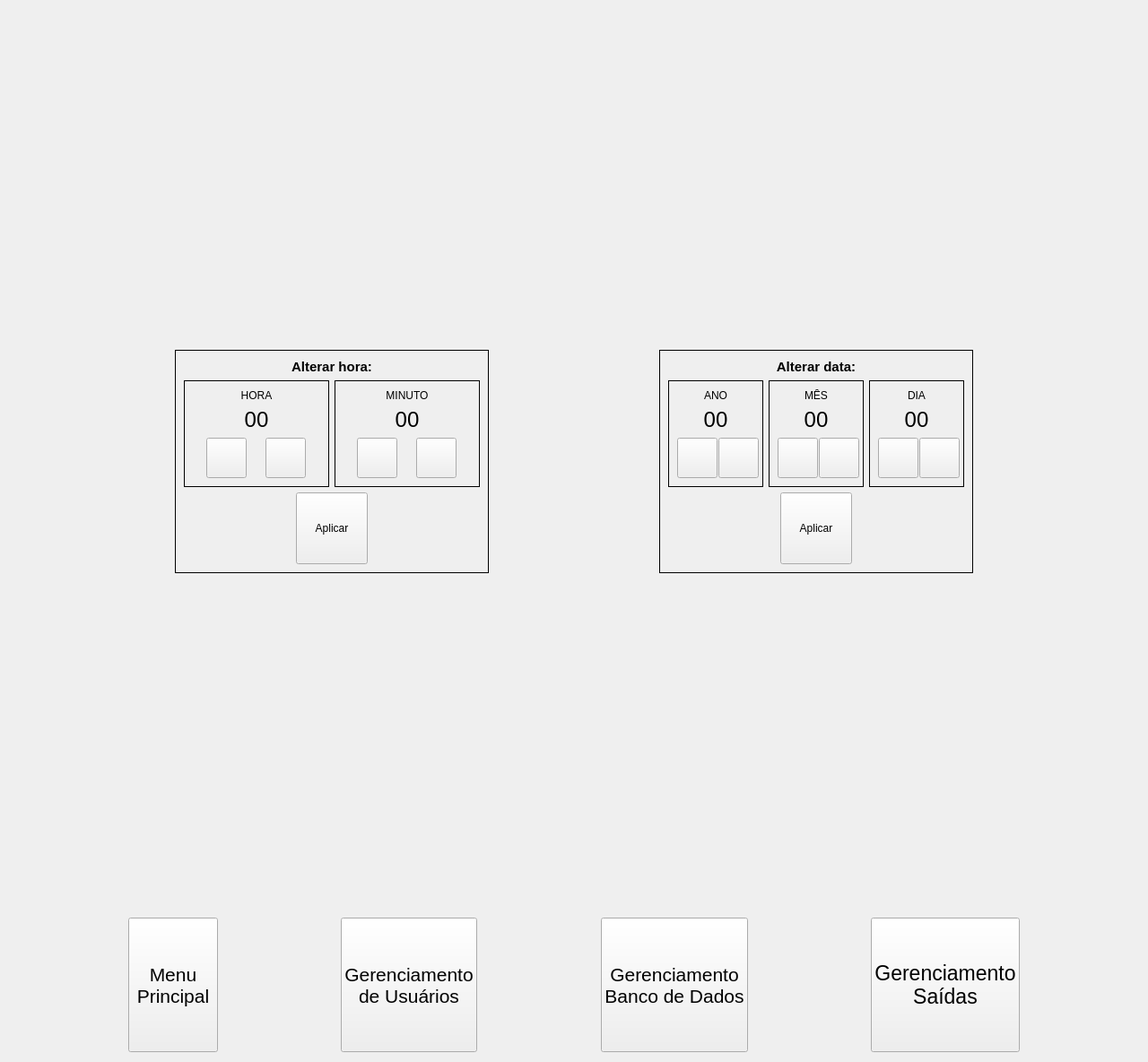
<?xml version="1.0" encoding="UTF-8"?>
<ui version="4.0">
 <class>FormConfigH</class>
 <widget class="QWidget" name="FormConfigH">
  <property name="geometry">
   <rect>
    <x>0</x>
    <y>0</y>
    <width>1280</width>
    <height>1184</height>
   </rect>
  </property>
  <property name="windowTitle">
   <string>Form</string>
  </property>
  <layout class="QVBoxLayout" name="verticalLayout_8">
   <item>
    <spacer name="verticalSpacer_2">
     <property name="orientation">
      <enum>Qt::Vertical</enum>
     </property>
     <property name="sizeHint" stdset="0">
      <size>
       <width>20</width>
       <height>360</height>
      </size>
     </property>
    </spacer>
   </item>
   <item>
    <layout class="QHBoxLayout" name="horizontalLayout_11">
     <item>
      <spacer name="horizontalSpacer_7">
       <property name="orientation">
        <enum>Qt::Horizontal</enum>
       </property>
       <property name="sizeHint" stdset="0">
        <size>
         <width>13</width>
         <height>20</height>
        </size>
       </property>
      </spacer>
     </item>
     <item>
      <widget class="QFrame" name="frm_hora">
       <property name="minimumSize">
        <size>
         <width>350</width>
         <height>0</height>
        </size>
       </property>
       <property name="maximumSize">
        <size>
         <width>350</width>
         <height>16777215</height>
        </size>
       </property>
       <property name="frameShape">
        <enum>QFrame::Box</enum>
       </property>
       <layout class="QVBoxLayout" name="verticalLayout_3">
        <item>
         <widget class="QLabel" name="label_5">
          <property name="minimumSize">
           <size>
            <width>120</width>
            <height>0</height>
           </size>
          </property>
          <property name="font">
           <font>
            <pointsize>11</pointsize>
            <weight>75</weight>
            <bold>true</bold>
           </font>
          </property>
          <property name="text">
           <string>Alterar hora:</string>
          </property>
          <property name="alignment">
           <set>Qt::AlignCenter</set>
          </property>
         </widget>
        </item>
        <item>
         <layout class="QHBoxLayout" name="horizontalLayout_8">
          <item>
           <widget class="QFrame" name="frame">
            <property name="frameShape">
             <enum>QFrame::Box</enum>
            </property>
            <layout class="QVBoxLayout" name="verticalLayout">
             <property name="sizeConstraint">
              <enum>QLayout::SetMinimumSize</enum>
             </property>
             <item>
              <widget class="QLabel" name="label_7">
               <property name="text">
                <string>HORA</string>
               </property>
               <property name="alignment">
                <set>Qt::AlignCenter</set>
               </property>
              </widget>
             </item>
             <item>
              <widget class="QLabel" name="lbl_hour">
               <property name="minimumSize">
                <size>
                 <width>50</width>
                 <height>0</height>
                </size>
               </property>
               <property name="font">
                <font>
                 <pointsize>18</pointsize>
                </font>
               </property>
               <property name="text">
                <string>00</string>
               </property>
               <property name="alignment">
                <set>Qt::AlignCenter</set>
               </property>
              </widget>
             </item>
             <item>
              <layout class="QHBoxLayout" name="horizontalLayout">
               <item>
                <widget class="ButtonBeR" name="btn_minus_hour">
                 <property name="enabled">
                  <bool>true</bool>
                 </property>
                 <property name="minimumSize">
                  <size>
                   <width>45</width>
                   <height>45</height>
                  </size>
                 </property>
                 <property name="maximumSize">
                  <size>
                   <width>45</width>
                   <height>45</height>
                  </size>
                 </property>
                 <property name="font">
                  <font>
                   <pointsize>16</pointsize>
                  </font>
                 </property>
                 <property name="autoFillBackground">
                  <bool>true</bool>
                 </property>
                 <property name="text">
                  <string/>
                 </property>
                 <property name="icon">
                  <iconset resource="../res/icons.qrc">
                   <normaloff>:/icons/zoom_out.png</normaloff>:/icons/zoom_out.png</iconset>
                 </property>
                 <property name="iconSize">
                  <size>
                   <width>12</width>
                   <height>12</height>
                  </size>
                 </property>
                 <property name="autoRepeat">
                  <bool>true</bool>
                 </property>
                 <property name="bgIcon">
                  <iconset resource="../res/icons.qrc">
                   <normaloff>:/icons/bt-blank.png</normaloff>
                   <normalon>:/icons/bt-blank_pressed.png</normalon>:/icons/bt-blank.png</iconset>
                 </property>
                 <property name="bgIconSize">
                  <size>
                   <width>45</width>
                   <height>45</height>
                  </size>
                 </property>
                </widget>
               </item>
               <item>
                <widget class="ButtonBeR" name="btn_plus_hour_">
                 <property name="enabled">
                  <bool>true</bool>
                 </property>
                 <property name="minimumSize">
                  <size>
                   <width>45</width>
                   <height>45</height>
                  </size>
                 </property>
                 <property name="maximumSize">
                  <size>
                   <width>45</width>
                   <height>45</height>
                  </size>
                 </property>
                 <property name="font">
                  <font>
                   <pointsize>16</pointsize>
                  </font>
                 </property>
                 <property name="autoFillBackground">
                  <bool>true</bool>
                 </property>
                 <property name="text">
                  <string/>
                 </property>
                 <property name="icon">
                  <iconset resource="../res/icons.qrc">
                   <normaloff>:/icons/zoom_in.png</normaloff>:/icons/zoom_in.png</iconset>
                 </property>
                 <property name="iconSize">
                  <size>
                   <width>12</width>
                   <height>12</height>
                  </size>
                 </property>
                 <property name="autoRepeat">
                  <bool>true</bool>
                 </property>
                 <property name="bgIcon">
                  <iconset resource="../res/icons.qrc">
                   <normaloff>:/icons/bt-blank.png</normaloff>
                   <normalon>:/icons/bt-blank_pressed.png</normalon>:/icons/bt-blank.png</iconset>
                 </property>
                 <property name="bgIconSize">
                  <size>
                   <width>45</width>
                   <height>45</height>
                  </size>
                 </property>
                </widget>
               </item>
              </layout>
             </item>
            </layout>
           </widget>
          </item>
          <item>
           <widget class="QFrame" name="frame_2">
            <property name="frameShape">
             <enum>QFrame::Box</enum>
            </property>
            <layout class="QVBoxLayout" name="verticalLayout_2">
             <property name="sizeConstraint">
              <enum>QLayout::SetMinimumSize</enum>
             </property>
             <item>
              <widget class="QLabel" name="label_8">
               <property name="text">
                <string>MINUTO</string>
               </property>
               <property name="alignment">
                <set>Qt::AlignCenter</set>
               </property>
              </widget>
             </item>
             <item>
              <widget class="QLabel" name="lbl_min">
               <property name="minimumSize">
                <size>
                 <width>50</width>
                 <height>0</height>
                </size>
               </property>
               <property name="font">
                <font>
                 <pointsize>18</pointsize>
                </font>
               </property>
               <property name="text">
                <string>00</string>
               </property>
               <property name="alignment">
                <set>Qt::AlignCenter</set>
               </property>
              </widget>
             </item>
             <item>
              <layout class="QHBoxLayout" name="horizontalLayout_3">
               <item>
                <widget class="ButtonBeR" name="btn_minus_min">
                 <property name="enabled">
                  <bool>true</bool>
                 </property>
                 <property name="minimumSize">
                  <size>
                   <width>45</width>
                   <height>45</height>
                  </size>
                 </property>
                 <property name="maximumSize">
                  <size>
                   <width>45</width>
                   <height>45</height>
                  </size>
                 </property>
                 <property name="font">
                  <font>
                   <pointsize>16</pointsize>
                  </font>
                 </property>
                 <property name="autoFillBackground">
                  <bool>true</bool>
                 </property>
                 <property name="text">
                  <string/>
                 </property>
                 <property name="icon">
                  <iconset resource="../res/icons.qrc">
                   <normaloff>:/icons/zoom_out.png</normaloff>:/icons/zoom_out.png</iconset>
                 </property>
                 <property name="iconSize">
                  <size>
                   <width>12</width>
                   <height>12</height>
                  </size>
                 </property>
                 <property name="autoRepeat">
                  <bool>true</bool>
                 </property>
                 <property name="bgIcon">
                  <iconset resource="../res/icons.qrc">
                   <normaloff>:/icons/bt-blank.png</normaloff>
                   <normalon>:/icons/bt-blank_pressed.png</normalon>:/icons/bt-blank.png</iconset>
                 </property>
                 <property name="bgIconSize">
                  <size>
                   <width>45</width>
                   <height>45</height>
                  </size>
                 </property>
                </widget>
               </item>
               <item>
                <widget class="ButtonBeR" name="btn_plus_min">
                 <property name="enabled">
                  <bool>true</bool>
                 </property>
                 <property name="minimumSize">
                  <size>
                   <width>45</width>
                   <height>45</height>
                  </size>
                 </property>
                 <property name="maximumSize">
                  <size>
                   <width>45</width>
                   <height>45</height>
                  </size>
                 </property>
                 <property name="font">
                  <font>
                   <pointsize>16</pointsize>
                  </font>
                 </property>
                 <property name="autoFillBackground">
                  <bool>true</bool>
                 </property>
                 <property name="text">
                  <string/>
                 </property>
                 <property name="icon">
                  <iconset resource="../res/icons.qrc">
                   <normaloff>:/icons/zoom_in.png</normaloff>:/icons/zoom_in.png</iconset>
                 </property>
                 <property name="iconSize">
                  <size>
                   <width>12</width>
                   <height>12</height>
                  </size>
                 </property>
                 <property name="autoRepeat">
                  <bool>true</bool>
                 </property>
                 <property name="bgIcon">
                  <iconset resource="../res/icons.qrc">
                   <normaloff>:/icons/bt-blank.png</normaloff>
                   <normalon>:/icons/bt-blank_pressed.png</normalon>:/icons/bt-blank.png</iconset>
                 </property>
                 <property name="bgIconSize">
                  <size>
                   <width>45</width>
                   <height>45</height>
                  </size>
                 </property>
                </widget>
               </item>
              </layout>
             </item>
            </layout>
           </widget>
          </item>
         </layout>
        </item>
        <item>
         <layout class="QHBoxLayout" name="horizontalLayout_7">
          <item>
           <spacer name="horizontalSpacer_3">
            <property name="orientation">
             <enum>Qt::Horizontal</enum>
            </property>
            <property name="sizeHint" stdset="0">
             <size>
              <width>40</width>
              <height>20</height>
             </size>
            </property>
           </spacer>
          </item>
          <item>
           <widget class="ButtonBeR" name="btn_apply_time">
            <property name="enabled">
             <bool>true</bool>
            </property>
            <property name="minimumSize">
             <size>
              <width>80</width>
              <height>80</height>
             </size>
            </property>
            <property name="maximumSize">
             <size>
              <width>80</width>
              <height>80</height>
             </size>
            </property>
            <property name="autoFillBackground">
             <bool>true</bool>
            </property>
            <property name="text">
             <string>Aplicar</string>
            </property>
            <property name="icon">
             <iconset resource="../res/icons.qrc">
              <normaloff>:/icons/MD-disc-3-5.png</normaloff>:/icons/MD-disc-3-5.png</iconset>
            </property>
            <property name="iconSize">
             <size>
              <width>24</width>
              <height>24</height>
             </size>
            </property>
            <property name="autoRepeat">
             <bool>false</bool>
            </property>
            <property name="bgIcon">
             <iconset resource="../res/icons.qrc">
              <normaloff>:/icons/bt-blank.png</normaloff>
              <normalon>:/icons/bt-blank_pressed.png</normalon>:/icons/bt-blank.png</iconset>
            </property>
            <property name="bgIconSize">
             <size>
              <width>70</width>
              <height>70</height>
             </size>
            </property>
           </widget>
          </item>
          <item>
           <spacer name="horizontalSpacer_4">
            <property name="orientation">
             <enum>Qt::Horizontal</enum>
            </property>
            <property name="sizeHint" stdset="0">
             <size>
              <width>40</width>
              <height>20</height>
             </size>
            </property>
           </spacer>
          </item>
         </layout>
        </item>
       </layout>
      </widget>
     </item>
     <item>
      <spacer name="horizontalSpacer_8">
       <property name="orientation">
        <enum>Qt::Horizontal</enum>
       </property>
       <property name="sizeHint" stdset="0">
        <size>
         <width>13</width>
         <height>20</height>
        </size>
       </property>
      </spacer>
     </item>
     <item>
      <widget class="QFrame" name="frm_data">
       <property name="minimumSize">
        <size>
         <width>350</width>
         <height>0</height>
        </size>
       </property>
       <property name="maximumSize">
        <size>
         <width>350</width>
         <height>16777215</height>
        </size>
       </property>
       <property name="frameShape">
        <enum>QFrame::Box</enum>
       </property>
       <layout class="QVBoxLayout" name="verticalLayout_7">
        <item>
         <widget class="QLabel" name="label_10">
          <property name="minimumSize">
           <size>
            <width>120</width>
            <height>0</height>
           </size>
          </property>
          <property name="font">
           <font>
            <pointsize>11</pointsize>
            <weight>75</weight>
            <bold>true</bold>
           </font>
          </property>
          <property name="text">
           <string>Alterar data:</string>
          </property>
          <property name="alignment">
           <set>Qt::AlignCenter</set>
          </property>
         </widget>
        </item>
        <item>
         <layout class="QHBoxLayout" name="horizontalLayout_9">
          <item>
           <widget class="QFrame" name="frame_3">
            <property name="frameShape">
             <enum>QFrame::Box</enum>
            </property>
            <layout class="QVBoxLayout" name="verticalLayout_4">
             <item>
              <widget class="QLabel" name="label_11">
               <property name="text">
                <string>ANO</string>
               </property>
               <property name="alignment">
                <set>Qt::AlignCenter</set>
               </property>
              </widget>
             </item>
             <item>
              <widget class="QLabel" name="lbl_y">
               <property name="minimumSize">
                <size>
                 <width>50</width>
                 <height>0</height>
                </size>
               </property>
               <property name="font">
                <font>
                 <pointsize>18</pointsize>
                </font>
               </property>
               <property name="text">
                <string>00</string>
               </property>
               <property name="alignment">
                <set>Qt::AlignCenter</set>
               </property>
              </widget>
             </item>
             <item>
              <layout class="QHBoxLayout" name="horizontalLayout_4">
               <item>
                <widget class="ButtonBeR" name="btn_minus_y">
                 <property name="enabled">
                  <bool>true</bool>
                 </property>
                 <property name="minimumSize">
                  <size>
                   <width>45</width>
                   <height>45</height>
                  </size>
                 </property>
                 <property name="maximumSize">
                  <size>
                   <width>45</width>
                   <height>45</height>
                  </size>
                 </property>
                 <property name="font">
                  <font>
                   <pointsize>16</pointsize>
                  </font>
                 </property>
                 <property name="autoFillBackground">
                  <bool>true</bool>
                 </property>
                 <property name="text">
                  <string/>
                 </property>
                 <property name="icon">
                  <iconset resource="../res/icons.qrc">
                   <normaloff>:/icons/zoom_out.png</normaloff>:/icons/zoom_out.png</iconset>
                 </property>
                 <property name="iconSize">
                  <size>
                   <width>12</width>
                   <height>12</height>
                  </size>
                 </property>
                 <property name="autoRepeat">
                  <bool>true</bool>
                 </property>
                 <property name="bgIcon">
                  <iconset resource="../res/icons.qrc">
                   <normaloff>:/icons/bt-blank.png</normaloff>
                   <normalon>:/icons/bt-blank_pressed.png</normalon>:/icons/bt-blank.png</iconset>
                 </property>
                 <property name="bgIconSize">
                  <size>
                   <width>45</width>
                   <height>45</height>
                  </size>
                 </property>
                </widget>
               </item>
               <item>
                <widget class="ButtonBeR" name="btn_plus_y">
                 <property name="enabled">
                  <bool>true</bool>
                 </property>
                 <property name="minimumSize">
                  <size>
                   <width>45</width>
                   <height>45</height>
                  </size>
                 </property>
                 <property name="maximumSize">
                  <size>
                   <width>45</width>
                   <height>45</height>
                  </size>
                 </property>
                 <property name="font">
                  <font>
                   <pointsize>16</pointsize>
                  </font>
                 </property>
                 <property name="autoFillBackground">
                  <bool>true</bool>
                 </property>
                 <property name="text">
                  <string/>
                 </property>
                 <property name="icon">
                  <iconset resource="../res/icons.qrc">
                   <normaloff>:/icons/zoom_in.png</normaloff>:/icons/zoom_in.png</iconset>
                 </property>
                 <property name="iconSize">
                  <size>
                   <width>12</width>
                   <height>12</height>
                  </size>
                 </property>
                 <property name="autoRepeat">
                  <bool>true</bool>
                 </property>
                 <property name="bgIcon">
                  <iconset resource="../res/icons.qrc">
                   <normaloff>:/icons/bt-blank.png</normaloff>
                   <normalon>:/icons/bt-blank_pressed.png</normalon>:/icons/bt-blank.png</iconset>
                 </property>
                 <property name="bgIconSize">
                  <size>
                   <width>45</width>
                   <height>45</height>
                  </size>
                 </property>
                </widget>
               </item>
              </layout>
             </item>
            </layout>
           </widget>
          </item>
          <item>
           <widget class="QFrame" name="frame_4">
            <property name="frameShape">
             <enum>QFrame::Box</enum>
            </property>
            <layout class="QVBoxLayout" name="verticalLayout_5">
             <item>
              <widget class="QLabel" name="label_12">
               <property name="text">
                <string>MÊS</string>
               </property>
               <property name="alignment">
                <set>Qt::AlignCenter</set>
               </property>
              </widget>
             </item>
             <item>
              <widget class="QLabel" name="lbl_m">
               <property name="minimumSize">
                <size>
                 <width>50</width>
                 <height>0</height>
                </size>
               </property>
               <property name="font">
                <font>
                 <pointsize>18</pointsize>
                </font>
               </property>
               <property name="text">
                <string>00</string>
               </property>
               <property name="alignment">
                <set>Qt::AlignCenter</set>
               </property>
              </widget>
             </item>
             <item>
              <layout class="QHBoxLayout" name="horizontalLayout_5">
               <item>
                <widget class="ButtonBeR" name="btn_minus_m">
                 <property name="enabled">
                  <bool>true</bool>
                 </property>
                 <property name="minimumSize">
                  <size>
                   <width>45</width>
                   <height>45</height>
                  </size>
                 </property>
                 <property name="maximumSize">
                  <size>
                   <width>45</width>
                   <height>45</height>
                  </size>
                 </property>
                 <property name="font">
                  <font>
                   <pointsize>16</pointsize>
                  </font>
                 </property>
                 <property name="autoFillBackground">
                  <bool>true</bool>
                 </property>
                 <property name="text">
                  <string/>
                 </property>
                 <property name="icon">
                  <iconset resource="../res/icons.qrc">
                   <normaloff>:/icons/zoom_out.png</normaloff>:/icons/zoom_out.png</iconset>
                 </property>
                 <property name="iconSize">
                  <size>
                   <width>12</width>
                   <height>12</height>
                  </size>
                 </property>
                 <property name="autoRepeat">
                  <bool>true</bool>
                 </property>
                 <property name="bgIcon">
                  <iconset resource="../res/icons.qrc">
                   <normaloff>:/icons/bt-blank.png</normaloff>
                   <normalon>:/icons/bt-blank_pressed.png</normalon>:/icons/bt-blank.png</iconset>
                 </property>
                 <property name="bgIconSize">
                  <size>
                   <width>45</width>
                   <height>45</height>
                  </size>
                 </property>
                </widget>
               </item>
               <item>
                <widget class="ButtonBeR" name="btn_plus_m">
                 <property name="enabled">
                  <bool>true</bool>
                 </property>
                 <property name="minimumSize">
                  <size>
                   <width>45</width>
                   <height>45</height>
                  </size>
                 </property>
                 <property name="maximumSize">
                  <size>
                   <width>45</width>
                   <height>45</height>
                  </size>
                 </property>
                 <property name="font">
                  <font>
                   <pointsize>16</pointsize>
                  </font>
                 </property>
                 <property name="autoFillBackground">
                  <bool>true</bool>
                 </property>
                 <property name="text">
                  <string/>
                 </property>
                 <property name="icon">
                  <iconset resource="../res/icons.qrc">
                   <normaloff>:/icons/zoom_in.png</normaloff>:/icons/zoom_in.png</iconset>
                 </property>
                 <property name="iconSize">
                  <size>
                   <width>12</width>
                   <height>12</height>
                  </size>
                 </property>
                 <property name="autoRepeat">
                  <bool>true</bool>
                 </property>
                 <property name="bgIcon">
                  <iconset resource="../res/icons.qrc">
                   <normaloff>:/icons/bt-blank.png</normaloff>
                   <normalon>:/icons/bt-blank_pressed.png</normalon>:/icons/bt-blank.png</iconset>
                 </property>
                 <property name="bgIconSize">
                  <size>
                   <width>45</width>
                   <height>45</height>
                  </size>
                 </property>
                </widget>
               </item>
              </layout>
             </item>
            </layout>
           </widget>
          </item>
          <item>
           <widget class="QFrame" name="frame_5">
            <property name="frameShape">
             <enum>QFrame::Box</enum>
            </property>
            <layout class="QVBoxLayout" name="verticalLayout_6">
             <item>
              <widget class="QLabel" name="label_13">
               <property name="text">
                <string>DIA</string>
               </property>
               <property name="alignment">
                <set>Qt::AlignCenter</set>
               </property>
              </widget>
             </item>
             <item>
              <widget class="QLabel" name="lbl_d">
               <property name="minimumSize">
                <size>
                 <width>50</width>
                 <height>0</height>
                </size>
               </property>
               <property name="font">
                <font>
                 <pointsize>18</pointsize>
                </font>
               </property>
               <property name="text">
                <string>00</string>
               </property>
               <property name="alignment">
                <set>Qt::AlignCenter</set>
               </property>
              </widget>
             </item>
             <item>
              <layout class="QHBoxLayout" name="horizontalLayout_6">
               <item>
                <widget class="ButtonBeR" name="btn_minus_d">
                 <property name="enabled">
                  <bool>true</bool>
                 </property>
                 <property name="minimumSize">
                  <size>
                   <width>45</width>
                   <height>45</height>
                  </size>
                 </property>
                 <property name="maximumSize">
                  <size>
                   <width>45</width>
                   <height>45</height>
                  </size>
                 </property>
                 <property name="font">
                  <font>
                   <pointsize>16</pointsize>
                  </font>
                 </property>
                 <property name="autoFillBackground">
                  <bool>true</bool>
                 </property>
                 <property name="text">
                  <string/>
                 </property>
                 <property name="icon">
                  <iconset resource="../res/icons.qrc">
                   <normaloff>:/icons/zoom_out.png</normaloff>:/icons/zoom_out.png</iconset>
                 </property>
                 <property name="iconSize">
                  <size>
                   <width>12</width>
                   <height>12</height>
                  </size>
                 </property>
                 <property name="autoRepeat">
                  <bool>true</bool>
                 </property>
                 <property name="bgIcon">
                  <iconset resource="../res/icons.qrc">
                   <normaloff>:/icons/bt-blank.png</normaloff>
                   <normalon>:/icons/bt-blank_pressed.png</normalon>:/icons/bt-blank.png</iconset>
                 </property>
                 <property name="bgIconSize">
                  <size>
                   <width>45</width>
                   <height>45</height>
                  </size>
                 </property>
                </widget>
               </item>
               <item>
                <widget class="ButtonBeR" name="btn_plus_d">
                 <property name="enabled">
                  <bool>true</bool>
                 </property>
                 <property name="minimumSize">
                  <size>
                   <width>45</width>
                   <height>45</height>
                  </size>
                 </property>
                 <property name="maximumSize">
                  <size>
                   <width>45</width>
                   <height>45</height>
                  </size>
                 </property>
                 <property name="font">
                  <font>
                   <pointsize>16</pointsize>
                  </font>
                 </property>
                 <property name="autoFillBackground">
                  <bool>true</bool>
                 </property>
                 <property name="text">
                  <string/>
                 </property>
                 <property name="icon">
                  <iconset resource="../res/icons.qrc">
                   <normaloff>:/icons/zoom_in.png</normaloff>:/icons/zoom_in.png</iconset>
                 </property>
                 <property name="iconSize">
                  <size>
                   <width>12</width>
                   <height>12</height>
                  </size>
                 </property>
                 <property name="autoRepeat">
                  <bool>true</bool>
                 </property>
                 <property name="bgIcon">
                  <iconset resource="../res/icons.qrc">
                   <normaloff>:/icons/bt-blank.png</normaloff>
                   <normalon>:/icons/bt-blank_pressed.png</normalon>:/icons/bt-blank.png</iconset>
                 </property>
                 <property name="bgIconSize">
                  <size>
                   <width>45</width>
                   <height>45</height>
                  </size>
                 </property>
                </widget>
               </item>
              </layout>
             </item>
            </layout>
           </widget>
          </item>
         </layout>
        </item>
        <item>
         <layout class="QHBoxLayout" name="horizontalLayout_10">
          <item>
           <spacer name="horizontalSpacer_5">
            <property name="orientation">
             <enum>Qt::Horizontal</enum>
            </property>
            <property name="sizeHint" stdset="0">
             <size>
              <width>40</width>
              <height>20</height>
             </size>
            </property>
           </spacer>
          </item>
          <item>
           <widget class="ButtonBeR" name="btn_apply_date">
            <property name="enabled">
             <bool>true</bool>
            </property>
            <property name="minimumSize">
             <size>
              <width>80</width>
              <height>80</height>
             </size>
            </property>
            <property name="maximumSize">
             <size>
              <width>80</width>
              <height>80</height>
             </size>
            </property>
            <property name="autoFillBackground">
             <bool>true</bool>
            </property>
            <property name="text">
             <string>Aplicar</string>
            </property>
            <property name="icon">
             <iconset resource="../res/icons.qrc">
              <normaloff>:/icons/MD-disc-3-5.png</normaloff>:/icons/MD-disc-3-5.png</iconset>
            </property>
            <property name="iconSize">
             <size>
              <width>24</width>
              <height>24</height>
             </size>
            </property>
            <property name="autoRepeat">
             <bool>false</bool>
            </property>
            <property name="bgIcon">
             <iconset resource="../res/icons.qrc">
              <normaloff>:/icons/bt-blank.png</normaloff>
              <normalon>:/icons/bt-blank_pressed.png</normalon>:/icons/bt-blank.png</iconset>
            </property>
            <property name="bgIconSize">
             <size>
              <width>70</width>
              <height>70</height>
             </size>
            </property>
           </widget>
          </item>
          <item>
           <spacer name="horizontalSpacer_6">
            <property name="orientation">
             <enum>Qt::Horizontal</enum>
            </property>
            <property name="sizeHint" stdset="0">
             <size>
              <width>40</width>
              <height>20</height>
             </size>
            </property>
           </spacer>
          </item>
         </layout>
        </item>
       </layout>
      </widget>
     </item>
     <item>
      <spacer name="horizontalSpacer_9">
       <property name="orientation">
        <enum>Qt::Horizontal</enum>
       </property>
       <property name="sizeHint" stdset="0">
        <size>
         <width>13</width>
         <height>20</height>
        </size>
       </property>
      </spacer>
     </item>
    </layout>
   </item>
   <item>
    <spacer name="verticalSpacer">
     <property name="orientation">
      <enum>Qt::Vertical</enum>
     </property>
     <property name="sizeHint" stdset="0">
      <size>
       <width>20</width>
       <height>360</height>
      </size>
     </property>
    </spacer>
   </item>
   <item>
    <layout class="QHBoxLayout" name="horizontalLayout_2">
     <item>
      <spacer name="horizontalSpacer_10">
       <property name="orientation">
        <enum>Qt::Horizontal</enum>
       </property>
       <property name="sizeHint" stdset="0">
        <size>
         <width>40</width>
         <height>20</height>
        </size>
       </property>
      </spacer>
     </item>
     <item>
      <widget class="ButtonBeR" name="btn_menu">
       <property name="minimumSize">
        <size>
         <width>100</width>
         <height>150</height>
        </size>
       </property>
       <property name="font">
        <font>
         <pointsize>16</pointsize>
        </font>
       </property>
       <property name="autoFillBackground">
        <bool>true</bool>
       </property>
       <property name="text">
        <string>Menu
Principal</string>
       </property>
       <property name="iconSize">
        <size>
         <width>100</width>
         <height>100</height>
        </size>
       </property>
       <property name="bgIcon">
        <iconset resource="../res/icons.qrc">
         <normaloff>:/icons/bt-blank.png</normaloff>
         <normalon>:/icons/bt-blank_pressed.png</normalon>:/icons/bt-blank.png</iconset>
       </property>
       <property name="bgIconSize">
        <size>
         <width>100</width>
         <height>100</height>
        </size>
       </property>
      </widget>
     </item>
     <item>
      <spacer name="horizontalSpacer">
       <property name="orientation">
        <enum>Qt::Horizontal</enum>
       </property>
       <property name="sizeHint" stdset="0">
        <size>
         <width>40</width>
         <height>20</height>
        </size>
       </property>
      </spacer>
     </item>
     <item>
      <widget class="ButtonBeR" name="btn_users">
       <property name="minimumSize">
        <size>
         <width>100</width>
         <height>150</height>
        </size>
       </property>
       <property name="font">
        <font>
         <pointsize>16</pointsize>
        </font>
       </property>
       <property name="autoFillBackground">
        <bool>true</bool>
       </property>
       <property name="text">
        <string>Gerenciamento
de Usuários</string>
       </property>
       <property name="iconSize">
        <size>
         <width>100</width>
         <height>100</height>
        </size>
       </property>
       <property name="bgIcon">
        <iconset resource="../res/icons.qrc">
         <normaloff>:/icons/bt-blank.png</normaloff>
         <normalon>:/icons/bt-blank_pressed.png</normalon>:/icons/bt-blank.png</iconset>
       </property>
       <property name="bgIconSize">
        <size>
         <width>100</width>
         <height>100</height>
        </size>
       </property>
      </widget>
     </item>
     <item>
      <spacer name="horizontalSpacer_2">
       <property name="orientation">
        <enum>Qt::Horizontal</enum>
       </property>
       <property name="sizeHint" stdset="0">
        <size>
         <width>40</width>
         <height>20</height>
        </size>
       </property>
      </spacer>
     </item>
     <item>
      <widget class="ButtonBeR" name="btn_database">
       <property name="minimumSize">
        <size>
         <width>100</width>
         <height>150</height>
        </size>
       </property>
       <property name="font">
        <font>
         <pointsize>16</pointsize>
        </font>
       </property>
       <property name="text">
        <string>Gerenciamento
Banco de Dados</string>
       </property>
       <property name="bgIcon">
        <iconset resource="../res/icons.qrc">
         <normaloff>:/icons/bt-blank.png</normaloff>
         <normalon>:/icons/bt-blank_pressed.png</normalon>:/icons/bt-blank.png</iconset>
       </property>
       <property name="bgIconSize">
        <size>
         <width>100</width>
         <height>100</height>
        </size>
       </property>
      </widget>
     </item>
     <item>
      <spacer name="horizontalSpacer_12">
       <property name="orientation">
        <enum>Qt::Horizontal</enum>
       </property>
       <property name="sizeHint" stdset="0">
        <size>
         <width>40</width>
         <height>20</height>
        </size>
       </property>
      </spacer>
     </item>
     <item>
      <widget class="ButtonBeR" name="btn_maneger_output">
       <property name="minimumSize">
        <size>
         <width>100</width>
         <height>150</height>
        </size>
       </property>
       <property name="font">
        <font>
         <pointsize>17</pointsize>
        </font>
       </property>
       <property name="text">
        <string>Gerenciamento 
Saídas</string>
       </property>
       <property name="bgIcon">
        <iconset resource="../res/icons.qrc">
         <normaloff>:/icons/bt-blank.png</normaloff>
         <normalon>:/icons/bt-blank_pressed.png</normalon>:/icons/bt-blank.png</iconset>
       </property>
       <property name="bgIconSize">
        <size>
         <width>100</width>
         <height>100</height>
        </size>
       </property>
      </widget>
     </item>
     <item>
      <spacer name="horizontalSpacer_11">
       <property name="orientation">
        <enum>Qt::Horizontal</enum>
       </property>
       <property name="sizeHint" stdset="0">
        <size>
         <width>40</width>
         <height>20</height>
        </size>
       </property>
      </spacer>
     </item>
    </layout>
   </item>
  </layout>
 </widget>
 <customwidgets>
  <customwidget>
   <class>ButtonBeR</class>
   <extends>QPushButton</extends>
   <header>buttonber.h</header>
  </customwidget>
 </customwidgets>
 <resources>
  <include location="../res/icons.qrc"/>
 </resources>
 <connections/>
</ui>
